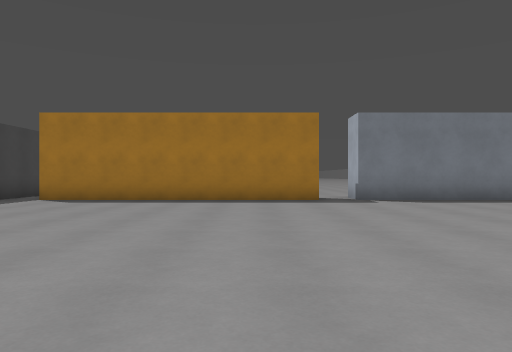
View 1 (above)

17 first-person views from a walk through a Godot game level. The camera is 1.2 m above the floor, looks level and sees 70° across. The floor is counted in squares, 2 m on a side. Each view is taken from the middle of a square. On the plan, view 1 faces up. The plan holds only what a view shows up to about 10 squares ahead; the rest is blank. The place goes on beyond the plan. Characters and animated objects are left out. Surface patterns are stand-ins for the level's own textures.

View 2
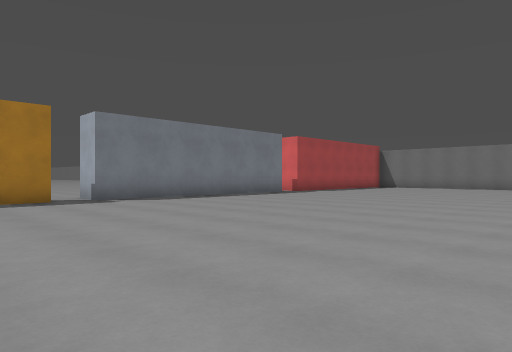

View 3
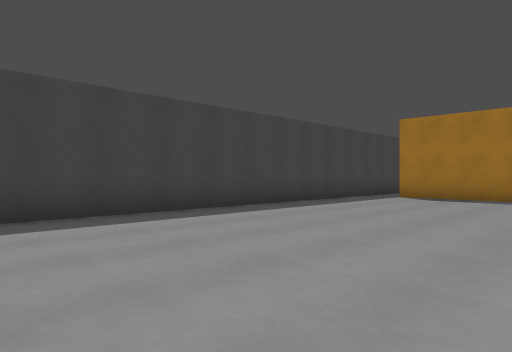

View 4
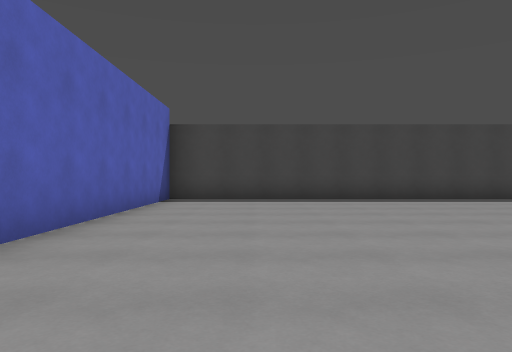

View 5
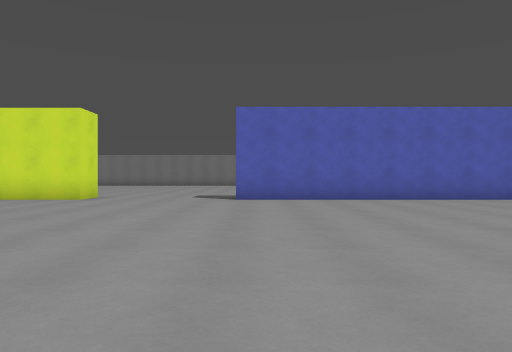

View 6
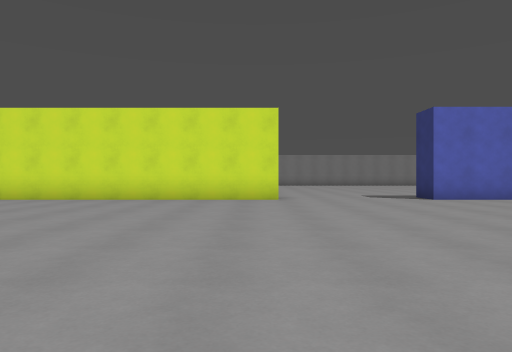

View 7
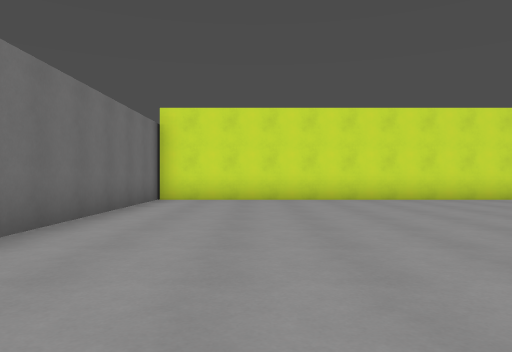

View 8
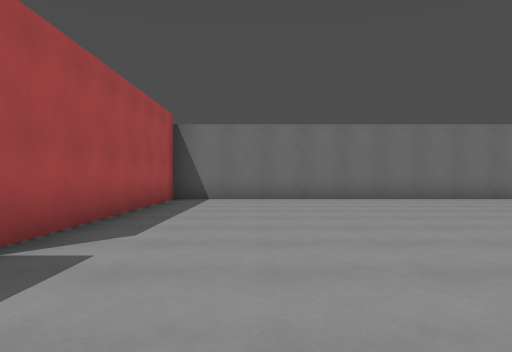

View 9
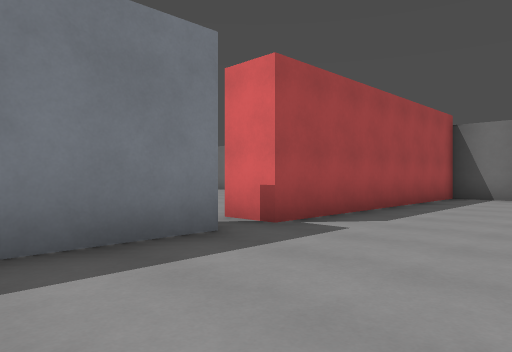

View 10
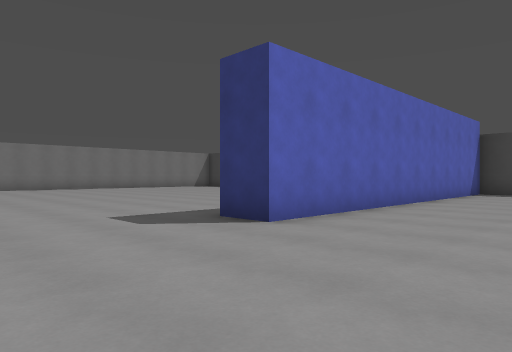

View 11
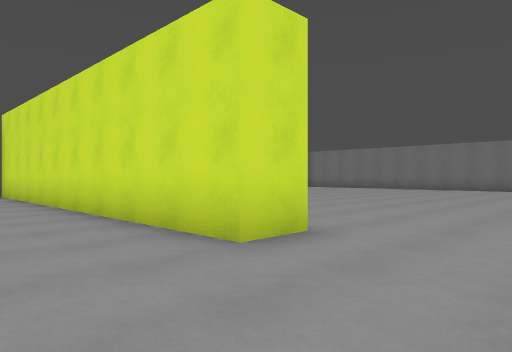

View 12
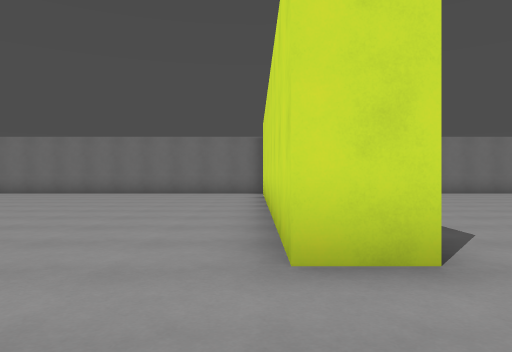

View 13
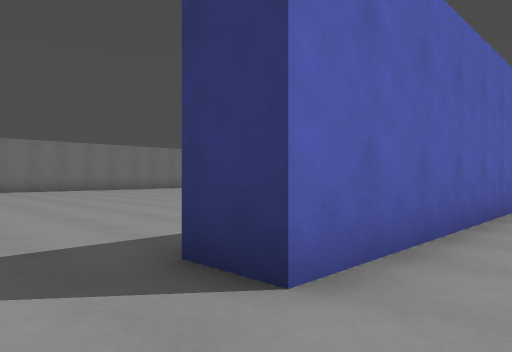

View 14
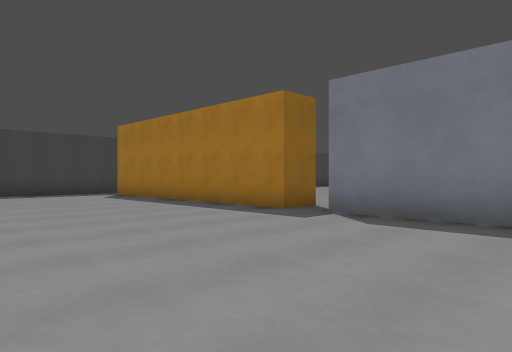

View 15
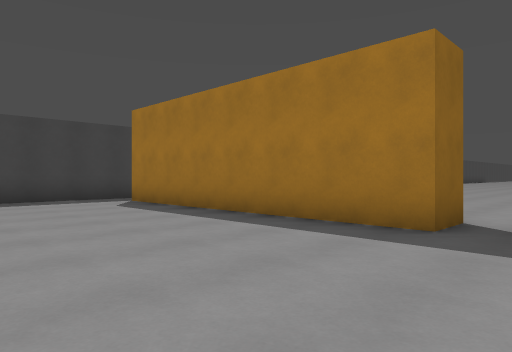

View 16
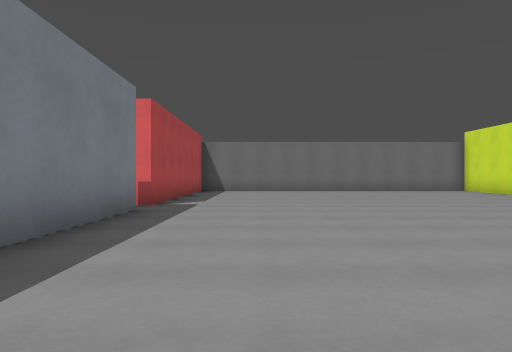

View 17
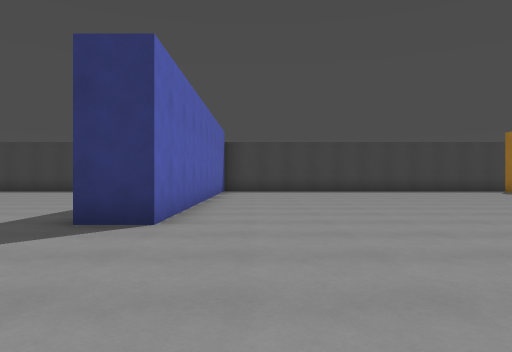

### Floor plan
Points are (right, up) in squares from view 1. A wall is a line through its corners. A room is listed if a view was taken in it or the views show most of it. See-through windows are left out.
Room 1 (views 1, 2, 3, 4, 5, 6, 7, 8, 9, 10, 11, 13, 14, 15, 16, 17)
walls: (7.4, -1.2) (17.5, -1.2); (9.6, 9.2) (2.6, 9.2) (2.6, 10.2); (1.6, 10.2) (1.6, 9.2) (-5.5, 9.2); (-6.5, 10) (-6.5, -1.2) (3.5, -1.2); (17.5, -1.5) (17.5, 9.2) (10.5, 9.2) (10.5, 10.2)
ways out: opening at (5.5, -1.2) to room 2; opening at (-6, 10); opening at (2, 10); opening at (10, 10)
Room 2 (view 12)
walls: (7.4, -2.2) (7.4, -1.2); (3.5, -1.2) (3.5, -2.2)
ways out: opening at (5.5, -1.2) to room 1

Where each view was taken, in squares from view 1:
view 1: 0 up, 0 right, facing up
view 2: 0 up, 1 left, facing up-right
view 3: 1 down, 1 left, facing up-left
view 4: 1 up, 3 right, facing left
view 5: 8 up, 3 right, facing down
view 6: 8 up, 8 right, facing down
view 7: 8 up, 15 right, facing down
view 8: 7 up, 8 right, facing right
view 9: 6 up, 7 right, facing up-right
view 10: 2 up, 7 right, facing down-left
view 11: 1 up, 5 right, facing down-right
view 12: 1 down, 5 right, facing right
view 13: 0 up, 5 right, facing down-left
view 14: 4 up, 6 right, facing up-left
view 15: 5 up, 3 right, facing up-left
view 16: 7 up, 3 right, facing right
view 17: 0 up, 8 right, facing left
